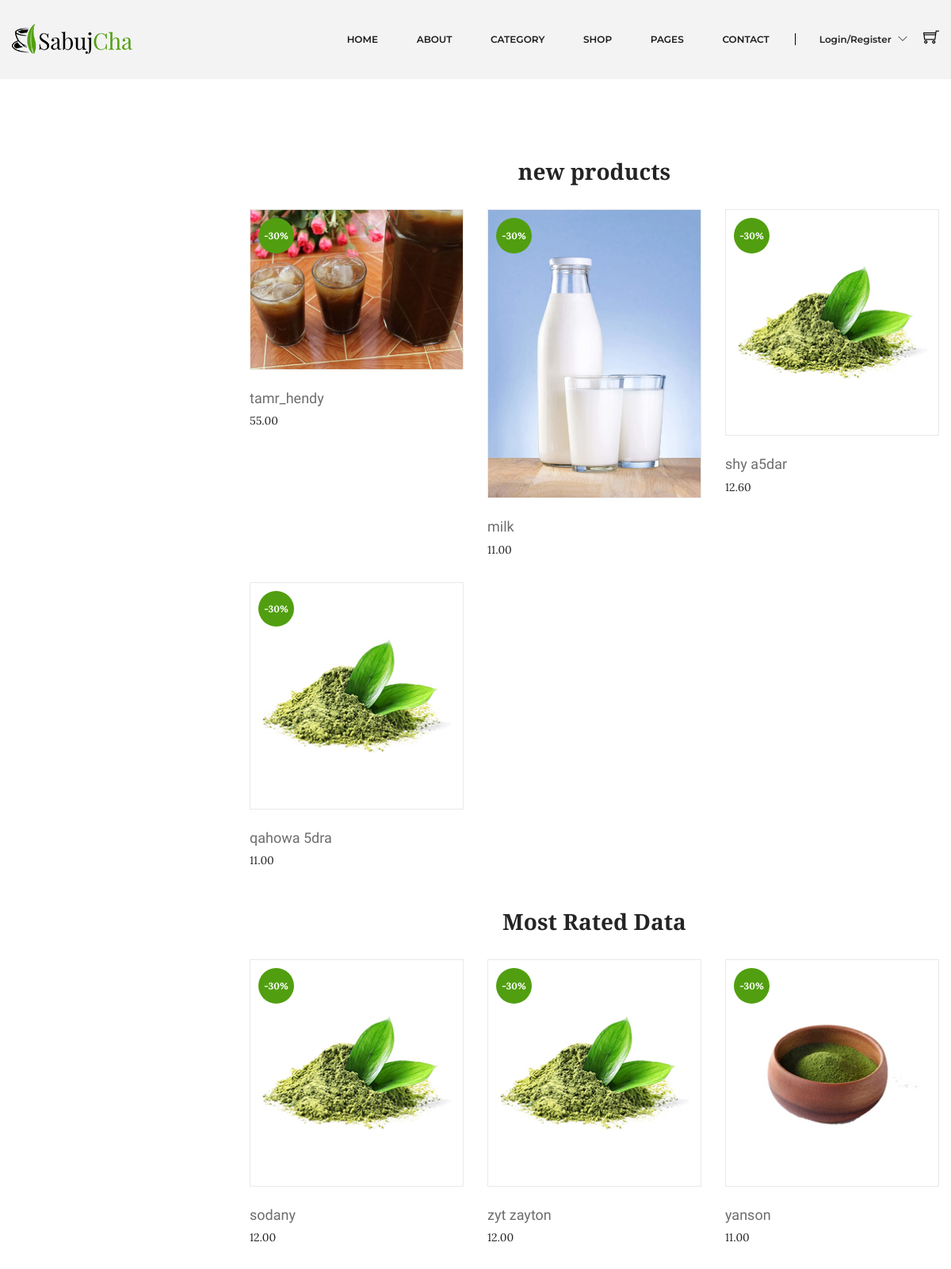
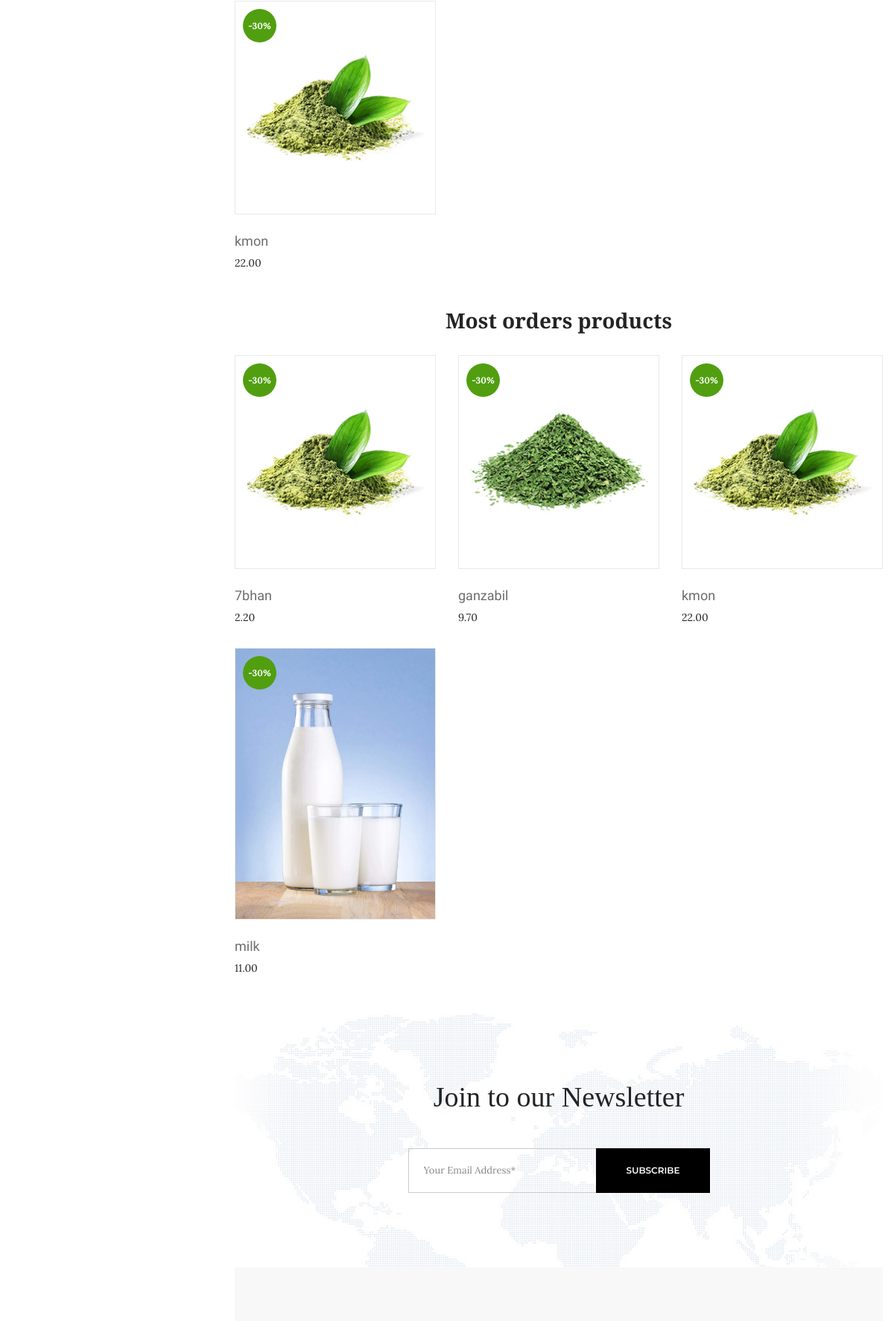
The page /ecommerce/php-final-p4-master/home.php (upper part) on the database its author committed (2 pictures, top to bottom).
### tables this page shows
CREATE TABLE `products` (
  `id` int(10) NOT NULL,
  `name` varchar(255) DEFAULT NULL,
  `details` longtext DEFAULT NULL,
  `photo` varchar(255) DEFAULT 'default.png',
  `stock` int(10) DEFAULT NULL,
  `code` int(5) DEFAULT NULL,
  `status` tinyint(1) NOT NULL DEFAULT 1,
  `subcaterory_id` int(10) NOT NULL,
  `created_at` timestamp NOT NULL DEFAULT current_timestamp(),
  `updated_at` timestamp NOT NULL DEFAULT current_timestamp(),
  `price` decimal(8,2) DEFAULT NULL
);

CREATE TABLE `orders_products` (
  `product_id` int(10) NOT NULL,
  `order_id` int(10) NOT NULL,
  `price` float NOT NULL,
  `created_at` timestamp NOT NULL DEFAULT current_timestamp(),
  `updated_at` timestamp NOT NULL DEFAULT current_timestamp()
);

### ecommerce/php-final-p4-master/php/database.php (called while the page is built, shortened)
<?php
class database {
    public $DBserverName = 'localhost';
    public $DBuserName = 'root';
    public $DBpassword = '';
    public $DBName = 'nti_ecommercw';
    public $con;
    function __construct() {
        $this->con = new mysqli($this->DBserverName,$this->DBuserName,$this->DBpassword,$this->DBName);
    }
    public function runDQL($query)
    {
       $result = $this->con->query($query);
       $count=$result->num_rows;
       if($count > 0){
            return $result;
       }else{
           return [];
       }
    }
}

### ecommerce/php-final-p4-master/php/product.php (called while the page is built, shortened)
<?php
include_once "database.php";
class product extends database implements operation {
    public function getnewdata(){
        $query= "SELECT `products`.* from `products` ORDER BY `updated_at` DESC LIMIT 4 ";
        return $this->runDQL($query);
    }
    public function getMostRatedData(){
        $query= "SELECT `producr_review`.* from `producr_review` ORDER BY `producr_review`.`product_avg_rate` DESC LIMIT 4 ";
        return $this->runDQL($query);
    }
    public function getMostorderddData(){
        $query= "SELECT *, `products`.`name` FROM `product_orders` JOIN `products` ON `product_orders`.`product_id`=`products`.`id` ORDER BY `product_count` DESC   LIMIT 4 ";
        return $this->runDQL($query);
    }
}

### ecommerce/php-final-p4-master/home.php (the view, shortened to what this page needs)
<?php include_once "header.php" ?>
<div class="shop-page-area ptb-100">
    <div class="container">
        <div class="row flex-row-reverse">
            <div class="col-lg-9">
                <h3 class="text-center  "><b> new products </b></h3>
                <br>
                <div class="grid-list-product-wrapper">
                    <div class="product-grid product-view pb-20">
                        <div class="row">
                            <?php
                            include_once "php/product.php";
                            $productObj = new product;
                            $productData = $productObj->getnewdata();
                            if ($productData) {
                                $products = $productData->fetch_all(MYSQLI_ASSOC);
                                foreach ($products as $key => $value) {
                            ?>
                                    <div class="product-width col-xl-4 col-lg-4 col-md-4 col-sm-6 col-12 mb-30">
                                        <div class="product-wrapper">
                                            <div class="product-img">
                                                <a href="product-details.php?pro=<?php echo $value['id'] ?>">
                                                    <img alt="" src="assets/img/product/<?php echo $value['photo'] ?>">
                                                </a>
                                                <span>-30%</span>
                                                <div class="product-action">
                                                </div>
                                            </div>
                                            <div class="product-content text-left">
                                                <div class="product-hover-style">
                                                    <div class="product-title">
                                                        <h4>
                                                            <a href="product-details.php?pro=<?php echo $value['id'] ?>"><?php echo $value['name'] ?></a>
                                                        </h4>
                                                    </div>
                                                </div>
                                                <div>
                                                    <span class="product-price-old"><?php echo $value['price'] ?> </span>
                                                </div>
                                            </div>
                                        </div>
                                    </div>
                            <?php
                                }
                            } else {
                                echo "<div class='alert alert-warning'>There is no product yet</div>div";
                            }
                            ?>
                        </div>
                    </div>
    <h3 class="text-center  "><b> Most Rated Data </b></h3>
                <br>
                <div class="grid-list-product-wrapper">
                    <div class="product-grid product-view pb-20">
                        <div class="row">
                            <?php
                            include_once "php/product.php";
                            $productObj = new product;
                            $productData = $productObj->getMostRatedData();
                            if ($productData) {
                                $products = $productData->fetch_all(MYSQLI_ASSOC);
                                foreach ($products as $key => $value) {
                            ?>
                                    <div class="product-width col-xl-4 col-lg-4 col-md-4 col-sm-6 col-12 mb-30">
                                        <div class="product-wrapper">
                                            <div class="product-img">
                                                <a href="product-details.php?pro=<?php echo $value['id'] ?>">
                                                    <img alt="" src="assets/img/product/<?php echo $value['photo'] ?>">
                                                </a>
                                                <span>-30%</span>
                                                <div class="product-action">
                                                </div>
                                            </div>
                                            <div class="product-content text-left">
                                                <div class="product-hover-style">
                                                    <div class="product-title">
                                                        <h4>
                                                            <a href="product-details.php?pro=<?php echo $value['id'] ?>"><?php echo $value['name'] ?></a>
                                                        </h4>
                                                    </div>
                                                </div>
                                                <div>
                                                    <span class="product-price-old"><?php echo $value['price'] ?> </span>
                                                </div>
                                            </div>
                                        </div>
                                    </div>
                            <?php
                                }
                            } else {
                                echo "<div class='alert alert-warning'>There is no product yet</div>div";
                            }
                            ?>
                        </div>
                    </div>
                    <h3 class="text-center  "><b> Most orders products </b></h3>
                <br>
                <div class="grid-list-product-wrapper">
                    <div class="product-grid product-view pb-20">
                        <div class="row">
                            <?php
                            include_once "php/product.php";
                            $productObj = new product;
                            $productData = $productObj->getMostorderddData();
                            if ($productData) {
                                $products = $productData->fetch_all(MYSQLI_ASSOC);
                                foreach ($products as $key => $value) {
                            ?>
                                    <div class="product-width col-xl-4 col-lg-4 col-md-4 col-sm-6 col-12 mb-30">
                                        <div class="product-wrapper">
                                            <div class="product-img">
                                                <a href="product-details.php?pro=<?php echo $value['id'] ?>">
                                                    <img alt="" src="assets/img/product/<?php echo $value['photo'] ?>">
                                                </a>
                                                <span>-30%</span>
                                                <div class="product-action">
                                                </div>
                                            </div>
                                            <div class="product-content text-left">
                                                <div class="product-hover-style">
                                                    <div class="product-title">
                                                        <h4>
                                                            <a href="product-details.php?pro=<?php echo $value['id'] ?>"><?php echo $value['name'] ?></a>
                                                        </h4>
                                                    </div>
                                                </div>
                                                <div>
                                                    <span class="product-price-old"><?php echo $value['price'] ?> </span>
                                                </div>
                                            </div>
                                        </div>
                                    </div>
                            <?php
                                }
                            } else {
                                echo "<div class='alert alert-warning'>There is no product yet</div>div";
                            }
                            ?>
                        </div>
                    </div>
                    <div class="newsletter-area bg-image-2 pt-90 pb-100">
                        <div class="container">
                            <div class="product-top-bar section-border mb-45">
                                <div class="section-title-wrap text-center">
                                    <h3 class="section-title">Join to our Newsletter</h3>
                                </div>
                            </div>
                        </div>
                        <div class="container">
                            <div class="row justify-content-md-center">
                                <div class="col-lg-6 col-md-10 col-md-auto">
                                    <div class="footer-newsletter">
                                        <div id="mc_embed_signup" class="subscribe-form">
                                            <form action="http://devitems.us11.list-manage.com/subscribe/post?u=6bbb9b6f5827bd842d9640c82&amp;id=05d85f18ef" method="post" id="mc-embedded-subscribe-form" name="mc-embedded-subscribe-form" class="validate" target="_blank" novalidate>
                                                <div id="mc_embed_signup_scroll" class="mc-form">
                                                    <input type="email" value="" name="EMAIL" class="email" placeholder="Your Email Address*" required>
                                                    <div class="submit-button">
                                                        <input type="submit" value="Subscribe" name="subscribe" id="mc-embedded-subscribe" class="button">
                                                    </div>
                                                </div>
                                            </form>
                                        </div>
                                    </div>
                                </div>
                            </div>
                        </div>
                    </div>
                    <?php include_once "footer.php" ?>

### rows shown on the page
products: photo (picture), name "tamr_hendy", price "55.00"
products: photo (picture), name "milk", price "11.00"
products: photo (picture), name "shy a5dar", price "12.60"
products: photo (picture), name "qahowa 5dra", price "11.00"
products: photo (picture), name "sodany", price "12.00"
products: photo (picture), name "zyt zayton", price "12.00"
products: photo (picture), name "yanson", price "11.00"
products: photo (picture), name "kmon", price "22.00"
orders_products: product.photo (picture), product.name "7bhan", product.price "2.20"
orders_products: product.photo (picture), product.name "ganzabil", product.price "9.70"
orders_products: product.photo (picture), product.name "kmon", product.price "22.00"
orders_products: product.photo (picture), product.name "milk", product.price "11.00"
